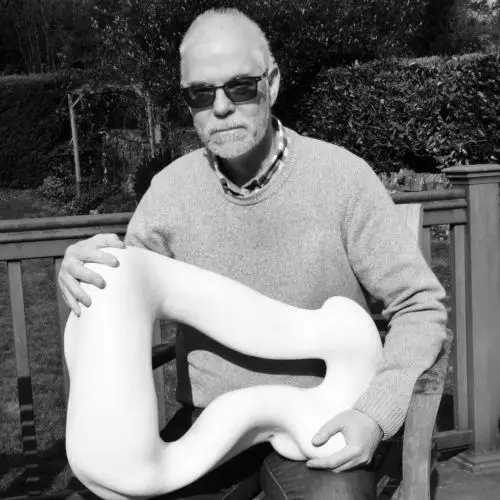
#> input picture SaltandPepper/input.bmp, 500 x 500 px
$ jupyter execute Salt_Pepper.ipynb
#> lines starting #> are read from the running program, lines starting #| are printed output that depends on the picture
[cell 1]
import numpy as np
import cv2
import math
from numba import cuda, int32
import time

[cell 2]
#Salt&Pepper
def add_noise(image, probability):
#> called with probability = 0.05
    noisy_image = image.copy()
    random_matrix = np.random.rand(image.shape[0], image.shape[1])
    noisy_image[random_matrix < probability] = 0
    noisy_image[random_matrix > 1 - probability] = 255
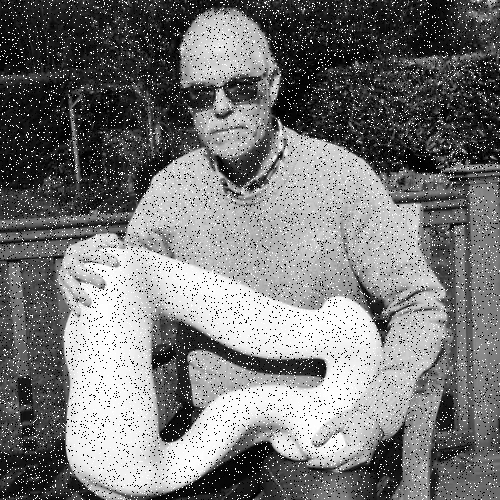
#> noisy_image: shape (500, 500); min 0, max 255, mean 119.3
    return noisy_image

[cell 3]
#cuda_meidan
@cuda.jit
def median_filter_kernel(input_image, output_image):
    i, j = cuda.grid(2)
    if i >= 1 and j >= 1 and i < input_image.shape[0] - 1 and j < input_image.shape[1] - 1:
        local_window = cuda.local.array(shape=9, dtype=np.uint8)

        idx = 0
        for di in range(-1, 2):
            for dj in range(-1, 2):
                local_window[idx] = input_image[i + di, j + dj]
                idx += 1

        for k in range(8):
            for l in range(8 - k):
                if local_window[l] > local_window[l + 1]:
                    local_window[l], local_window[l + 1] = local_window[l + 1], local_window[l]

        output_image[i, j] = local_window[4]

[cell 4]
# GPU_median
def apply_median_filter_gpu(input_image):
    block_size = (16, 16)
    grid_size = (math.ceil(input_image.shape[0] / block_size[0]),
                 math.ceil(input_image.shape[1] / block_size[1]))
#> grid_size = (32, 32)
    #image delivery
    device_input_image = cuda.to_device(input_image)
    device_output_image = cuda.device_array(input_image.shape, dtype=np.uint8)

    start_event = cuda.event()
    end_event = cuda.event()

    start_event.record()
    median_filter_kernel[grid_size, block_size](device_input_image, device_output_image)
    end_event.record()

    end_event.synchronize()
    elapsed_time_ms = cuda.event_elapsed_time(start_event, end_event)

    output_image = device_output_image.copy_to_host()
    return output_image, elapsed_time_ms / 1000

[cell 5]
#CPU_median
def apply_median_filter_cpu(input_image):
    output_image = np.zeros_like(input_image)
    start_time = cv2.getTickCount()
    #window_slide
    for i in range(1, input_image.shape[0] - 1):
        for j in range(1, input_image.shape[1] - 1):
            local_window = input_image[i - 1:i + 2, j - 1:j + 2].flatten()
            local_window.sort()
            output_image[i, j] = local_window[4]

    end_time = cv2.getTickCount()
    elapsed_time_s = (end_time - start_time) / cv2.getTickFrequency()
    return output_image, elapsed_time_s

[cell 6]
def main():
    input_image = cv2.imread('input.bmp', cv2.IMREAD_GRAYSCALE)

    noisy_image = add_noise(input_image, probability=0.05)
    cv2.imwrite('noisy_image.bmp', noisy_image)

    gpu_filtered_image, gpu_time = apply_median_filter_gpu(noisy_image)
    cv2.imwrite('gpu_filtered_image.bmp', gpu_filtered_image)

    cpu_filtered_image, cpu_time = apply_median_filter_cpu(noisy_image)
    cv2.imwrite('cpu_filtered_image.bmp', cpu_filtered_image)

    print(f"GPU processing time: {gpu_time:.6f} seconds")
    print(f"CPU processing time: {cpu_time:.6f} seconds")

[cell 7]
if __name__ == '__main__':
  main()
#> (the call stopped at in apply_median_filter_gpu, `device_input_image = cuda.to_device(input_image)`: numba is not available in this run)
